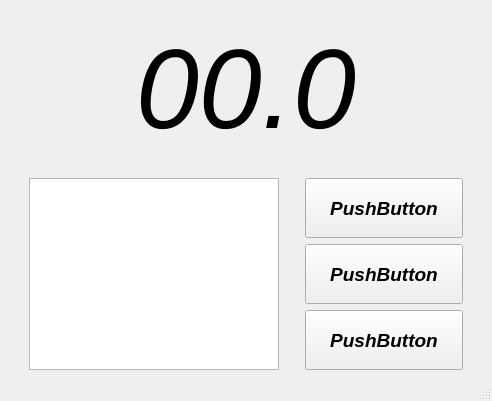
<?xml version="1.0" encoding="UTF-8"?>
<ui version="4.0">
 <class>MainWindow</class>
 <widget class="QMainWindow" name="MainWindow">
  <property name="geometry">
   <rect>
    <x>0</x>
    <y>0</y>
    <width>492</width>
    <height>401</height>
   </rect>
  </property>
  <property name="minimumSize">
   <size>
    <width>492</width>
    <height>401</height>
   </size>
  </property>
  <property name="maximumSize">
   <size>
    <width>569</width>
    <height>536</height>
   </size>
  </property>
  <property name="font">
   <font>
    <family>Arial</family>
    <italic>true</italic>
   </font>
  </property>
  <property name="windowTitle">
   <string>MainWindow</string>
  </property>
  <widget class="QWidget" name="centralwidget">
   <layout class="QHBoxLayout" name="horizontalLayout_3">
    <item>
     <spacer name="verticalSpacer_4">
      <property name="orientation">
       <enum>Qt::Vertical</enum>
      </property>
      <property name="sizeHint" stdset="0">
       <size>
        <width>20</width>
        <height>354</height>
       </size>
      </property>
     </spacer>
    </item>
    <item>
     <layout class="QVBoxLayout" name="verticalLayout_2">
      <item>
       <layout class="QHBoxLayout" name="horizontalLayout">
        <item>
         <spacer name="verticalSpacer_2">
          <property name="orientation">
           <enum>Qt::Vertical</enum>
          </property>
          <property name="sizeHint" stdset="0">
           <size>
            <width>20</width>
            <height>40</height>
           </size>
          </property>
         </spacer>
        </item>
        <item>
         <widget class="QLabel" name="l_time">
          <property name="minimumSize">
           <size>
            <width>319</width>
            <height>135</height>
           </size>
          </property>
          <property name="maximumSize">
           <size>
            <width>416</width>
            <height>135</height>
           </size>
          </property>
          <property name="font">
           <font>
            <family>Arial</family>
            <pointsize>85</pointsize>
            <italic>true</italic>
           </font>
          </property>
          <property name="text">
           <string>&lt;html&gt;&lt;head/&gt;&lt;body&gt;&lt;p align=&quot;center&quot;&gt;00.0&lt;/p&gt;&lt;/body&gt;&lt;/html&gt;</string>
          </property>
          <property name="textFormat">
           <enum>Qt::AutoText</enum>
          </property>
          <property name="scaledContents">
           <bool>false</bool>
          </property>
          <property name="alignment">
           <set>Qt::AlignCenter</set>
          </property>
         </widget>
        </item>
        <item>
         <spacer name="verticalSpacer_3">
          <property name="orientation">
           <enum>Qt::Vertical</enum>
          </property>
          <property name="sizeHint" stdset="0">
           <size>
            <width>20</width>
            <height>40</height>
           </size>
          </property>
         </spacer>
        </item>
       </layout>
      </item>
      <item>
       <layout class="QHBoxLayout" name="horizontalLayout_2">
        <item>
         <widget class="QTextBrowser" name="tB_cirkles">
          <property name="minimumSize">
           <size>
            <width>250</width>
            <height>0</height>
           </size>
          </property>
          <property name="maximumSize">
           <size>
            <width>231</width>
            <height>16777215</height>
           </size>
          </property>
          <property name="font">
           <font>
            <family>Arial</family>
            <pointsize>14</pointsize>
            <italic>true</italic>
            <bold>true</bold>
           </font>
          </property>
          <property name="html">
           <string>&lt;!DOCTYPE HTML PUBLIC &quot;-//W3C//DTD HTML 4.0//EN&quot; &quot;http://www.w3.org/TR/REC-html40/strict.dtd&quot;&gt;
&lt;html&gt;&lt;head&gt;&lt;meta name=&quot;qrichtext&quot; content=&quot;1&quot; /&gt;&lt;meta charset=&quot;utf-8&quot; /&gt;&lt;style type=&quot;text/css&quot;&gt;
p, li { white-space: pre-wrap; }
hr { height: 1px; border-width: 0; }
li.unchecked::marker { content: &quot;\2610&quot;; }
li.checked::marker { content: &quot;\2612&quot;; }
&lt;/style&gt;&lt;/head&gt;&lt;body style=&quot; font-family:'Arial'; font-size:14pt; font-weight:700; font-style:italic;&quot;&gt;
&lt;p align=&quot;center&quot; style=&quot;-qt-paragraph-type:empty; margin-top:0px; margin-bottom:0px; margin-left:0px; margin-right:0px; -qt-block-indent:0; text-indent:0px;&quot;&gt;&lt;br /&gt;&lt;/p&gt;&lt;/body&gt;&lt;/html&gt;</string>
          </property>
         </widget>
        </item>
        <item>
         <spacer name="verticalSpacer">
          <property name="orientation">
           <enum>Qt::Vertical</enum>
          </property>
          <property name="sizeHint" stdset="0">
           <size>
            <width>20</width>
            <height>188</height>
           </size>
          </property>
         </spacer>
        </item>
        <item>
         <layout class="QVBoxLayout" name="verticalLayout">
          <item>
           <widget class="QPushButton" name="pb_startStop">
            <property name="maximumSize">
             <size>
              <width>16777215</width>
              <height>65</height>
             </size>
            </property>
            <property name="font">
             <font>
              <family>Arial</family>
              <pointsize>14</pointsize>
              <italic>true</italic>
              <bold>true</bold>
             </font>
            </property>
            <property name="text">
             <string>PushButton</string>
            </property>
           </widget>
          </item>
          <item>
           <widget class="QPushButton" name="pb_circle">
            <property name="maximumSize">
             <size>
              <width>16777215</width>
              <height>65</height>
             </size>
            </property>
            <property name="font">
             <font>
              <family>Arial</family>
              <pointsize>14</pointsize>
              <italic>true</italic>
              <bold>true</bold>
             </font>
            </property>
            <property name="text">
             <string>PushButton</string>
            </property>
           </widget>
          </item>
          <item>
           <widget class="QPushButton" name="pb_clear">
            <property name="maximumSize">
             <size>
              <width>16777215</width>
              <height>65</height>
             </size>
            </property>
            <property name="font">
             <font>
              <family>Arial</family>
              <pointsize>14</pointsize>
              <italic>true</italic>
              <bold>true</bold>
             </font>
            </property>
            <property name="text">
             <string>PushButton</string>
            </property>
           </widget>
          </item>
         </layout>
        </item>
       </layout>
      </item>
     </layout>
    </item>
    <item>
     <spacer name="verticalSpacer_5">
      <property name="orientation">
       <enum>Qt::Vertical</enum>
      </property>
      <property name="sizeHint" stdset="0">
       <size>
        <width>20</width>
        <height>354</height>
       </size>
      </property>
     </spacer>
    </item>
   </layout>
  </widget>
  <widget class="QStatusBar" name="statusbar"/>
 </widget>
 <resources/>
 <connections>
  <connection>
   <sender>pb_clear</sender>
   <signal>clicked()</signal>
   <receiver>tB_cirkles</receiver>
   <slot>clear()</slot>
   <hints>
    <hint type="sourcelabel">
     <x>325</x>
     <y>340</y>
    </hint>
    <hint type="destinationlabel">
     <x>234</x>
     <y>315</y>
    </hint>
   </hints>
  </connection>
 </connections>
</ui>
